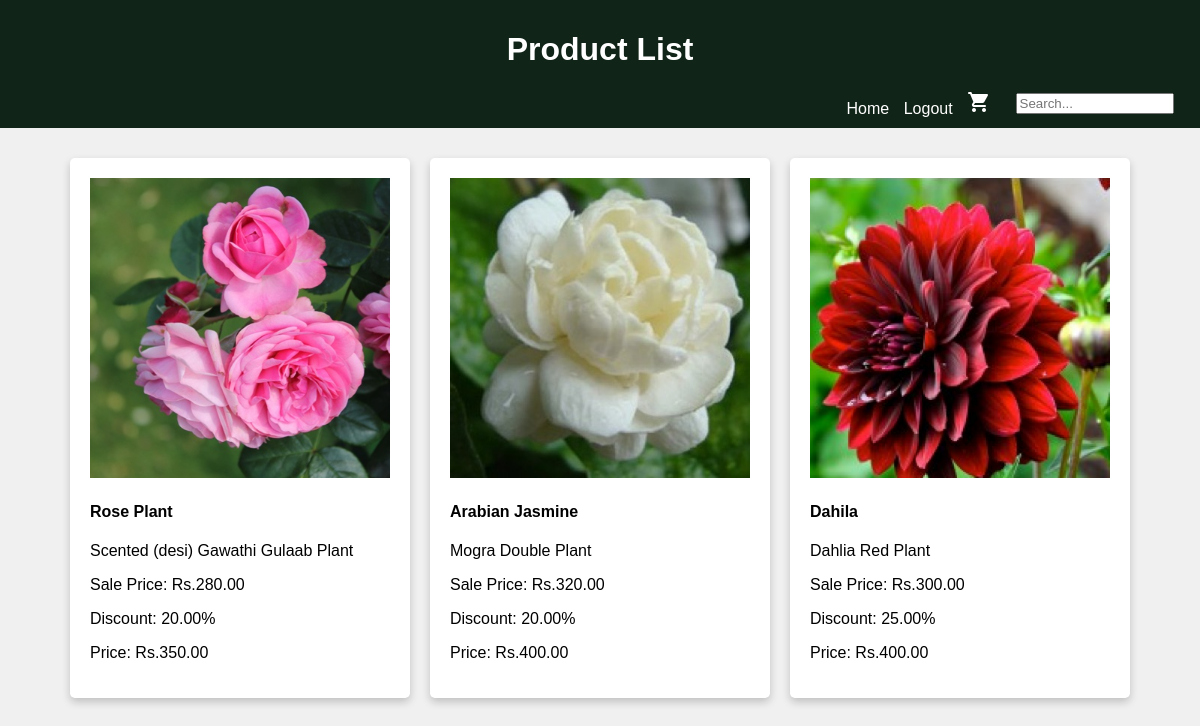
The page /plants/ on the database its author committed.
### appplant/models.py (models this page shows, shortened)
class Product(models.Model):
    product_id = models.AutoField(primary_key=True)
    product_name = models.CharField(max_length=255)
    category = models.CharField(max_length=100)
    subcategory = models.CharField(max_length=100)
    quantity = models.PositiveIntegerField()
    description = models.TextField()
    price = models.DecimalField(max_digits=10, decimal_places=2)
    discount = models.DecimalField(max_digits=5, decimal_places=2, default= 0.0)
    sale_price = models.DecimalField(max_digits=10, decimal_places=2, editable=False)
    status = models.CharField(max_length=20, choices=(("active", "Active"), ("inactive", "Inactive")))
    product_image = models.ImageField(upload_to='product_images/')

### appplant/views.py (the view)
# urls.py: path('plants/',views.product_grid,name="plants"),
def product_grid(request):
    products = Product.objects.all()  # Fetch all products
    return render(request, 'plants.html', {'products': products})

### templates/plants.html (shortened to what this page needs)
{% load static %}
<!DOCTYPE html>
<html lang="en">
<head>
</head>
<body>
    <header>
        <h1>Product List</h1>
        <nav>
            <ul class="header-menu">
                <li><a href="{% url 'home' %}"> Home</a></li>
                <li><a href="{% url 'index' %}"> Logout</a></li>
                <li><a href="{% url 'index' %}"><img src="{% static 'images/cart3.png' %}" alt="Cart" class="Cart-icon" style="margin-right: 10px;"></a></li>
                <li>
                    <div class="search-bar">
                        <input type="text" placeholder="Search...">
                        <button type="submit"></button>
                    </div>
                </li>
            </ul>
        </nav>
    </header>
    <div class="product-container">
        {% for product in products %}
         <div class="col-md-3">
            <div class="product-card">
                  <a href="{% url 'product_details' product.product_id %}">
                  <img src="{{ product.product_image.url }}" alt="{{ product.product_name }}"></a>
                  <h4>{{ product.product_name }}</h4>
                  <p>{{ product.description }}</p>
                  <p>Sale Price: Rs.{{ product.sale_price }}</p>
                  <p>Discount: {{ product.discount }}%</p>
                  <p>Price: Rs.{{ product.price }}</p>
            </div>
         </div>
         {% endfor %}
    </div>
</body>
</html>

### templates/plants.html (style rules this page uses)
body { font-family: Arial, sans-serif; background-color: #f0f0f0; margin: 0; padding: 0; }
header { background-color: #112418; color: white; text-align: center; padding: 10px 0; }
.product-container { display: flex; flex-wrap: wrap; justify-content: center; margin: 20px; }
.product-card { background-color: white; box-shadow: 0 4px 8px 0 rgba(0, 0, 0, 0.2); margin: 10px; padding: 20px; width: 300px; border-radius: 5px; }
.product-card img { width: 100%; height: auto; }
.header-menu { list-style: none; padding: 0; margin: 0; }
.header-menu li { display: inline-block; margin-right: 10px; }
.header-menu a { text-decoration: none; color: #fff; }
.search-bar { float: right; }
.search-bar input[type="text"] { width: 150px; }
.search-bar button { background: none; border: none; cursor: pointer; }
.header-menu { list-style: none; padding: 0; margin: 0; text-align: right; }
.Cart-icon { color: white; }
.Cart-icon { filter: brightness(0) invert(1); }

### rows shown on the page
Product: product_image (picture), product_name "Rose Plant", description "Scented (desi) Gawathi Gulaab Plant", sale_price "280.00", discount "20.00", price "350.00"
Product: product_image (picture), product_name "Arabian Jasmine", description "Mogra Double Plant", sale_price "320.00", discount "20.00", price "400.00"
Product: product_image (picture), product_name "Dahila", description "Dahlia Red Plant", sale_price "300.00", discount "25.00", price "400.00"
